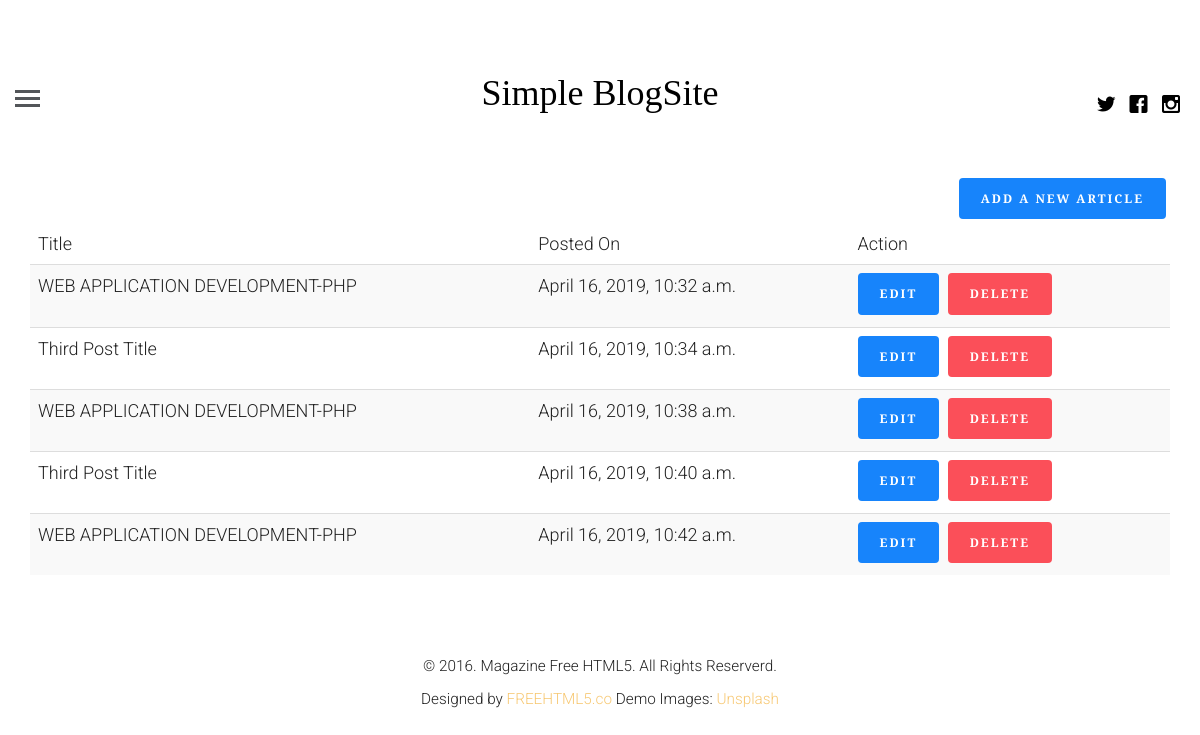
/profile/ (signed in), run on the app's committed database.
### blogapp/models.py (models this page shows, shortened)
class article(models.Model):
    article_author = models.ForeignKey(author, on_delete=models.CASCADE)
    title = models.CharField(max_length=200)
    body = models.TextField()
    image = models.FileField()
    posted_on = models.DateTimeField(auto_now=False, auto_now_add=True)
    updated_on = models.DateTimeField(auto_now=True, auto_now_add=False)
    category = models.ForeignKey(category, on_delete=models.CASCADE)

### blogapp/views.py (the view, shortened to what this page needs)
# urls.py: path('profile/', views.getProfile, name='profile'),
def getProfile(request):
    if request.user.is_authenticated:
        user = get_object_or_404(User, id=request.user.id)
        author_profile = author.objects.filter(name=user.id)
        if author_profile:
            authorUser = get_object_or_404(author, name=request.user.id)
            post = article.objects.filter(article_author=authorUser.id)
            return render(request, 'templates/logged_in_profile.html', {'post': post, 'user': authorUser})
    else:
        return redirect('login')

### templates/templates/logged_in_profile.html (shortened to what this page needs)
{% extends 'templates/master.html' %}
{% block content %}
    <div class="container">
        <a class="btn btn-info pull pull-right" href="{% url 'create' %}">Add a New Article</a>
        <table class="table table-striped">
            <thead>
            <tr>
                <td>Title</td>
                <td>Posted On</td>
                <td>Action</td>
            </tr>
            </thead>
            <tbody>
            {% for p in post %}
                <tr>
                    <td>{{ p.title }}</td>
                    <td>{{ p.posted_on }}</td>
                    <td>
                        <a class="btn btn-info" href="{% url 'update' pid=p.id %}"> Edit </a>
                        <a class="btn btn-danger" href="{% url 'delete' pid=p.id %}"> Delete </a>
                    </td>
                </tr>
            {% endfor %}
            </tbody>
        </table>
    </div>
{% endblock %}

### templates/templates/master.html (shortened to what this page needs)
{% load static %}
<!DOCTYPE html>
<html class="no-js">
<head>
    <link rel="stylesheet" href="{% static 'css/animate.css' %}">
    <link rel="stylesheet" href="{% static 'css/icomoon.css' %}">
    <link rel="stylesheet" href="{% static 'css/bootstrap.css' %}">
    <link rel="stylesheet" href="{% static 'css/style.css' %}">
</head>
<body>
<header id="fh5co-header">
    <div class="container-fluid">
        <div class="row">
            <a href="#" class="js-fh5co-nav-toggle fh5co-nav-toggle"><i></i></a>
            <ul class="fh5co-social">
                <li><a href="#"><i class="icon-twitter"></i></a></li>
                <li><a href="#"><i class="icon-facebook"></i></a></li>
                <li><a href="#"><i class="icon-instagram"></i></a></li>
            </ul>
            <div class="col-lg-12 col-md-12 text-center">
                <h1 id="fh5co-logo"><a href="{% url 'index' %}">Simple BlogSite</a></h1>
            </div>
        </div>
    </div>
</header>
<div class="container-fluid">
    <div class="row fh5co-post-entry">
        {% block content %}
        {% endblock %}
    </div>
</div>
<footer id="fh5co-footer">
    <p>
        <small>&copy; 2016. Magazine Free HTML5. All Rights Reserverd. <br> Designed by <a href="http://freehtml5.co"
                                                                                           target="_blank">FREEHTML5.co</a>
            Demo Images: <a href="http://unsplash.com/" target="_blank">Unsplash</a></small>
    </p>
</footer>

### static/css/icomoon.css (style rules this page uses)
[class^="icon-"], [class*=" icon-"] { font-family: 'icomoon' !important; speak: none; font-style: normal; font-weight: normal; font-variant: normal; text-transform: none; line-height: 1; -webkit-font-smoothing: antialiased; -moz-osx-font-smoothing: grayscale; }
.icon-facebook:before { content: "\ea67"; }
.icon-instagram:before { content: "\ea6f"; }
.icon-twitter:before { content: "\ea7c"; }

### static/css/style.css (style rules this page uses)
html { background: #fff; }
body { font-family: "Roboto", arial, sans-serif; font-size: 18px; font-weight: 300; line-height: 1.8; color: #222; background: #fff; }
a { color: #f7c873; -webkit-transition: 0.5s; -o-transition: 0.5s; transition: 0.5s; }
h1, h2, h3, h4, h5, h6 { font-family: "Playfair Display", times, serif; color: #000; }
p { margin-bottom: 30px; }
.btn { margin-right: 4px; margin-bottom: 4px; font-family: "Playfair Display", times, serif; font-size: 12px; letter-spacing: 2px; text-transform: uppercase; font-weight: 700; -webkit-border-radius: 4px; -moz-border-radius: 4px; -ms-border-radius: 4px; border-radius: 4px; -webkit-transition: 0.5s; -o-transition: 0.5s; transition: 0.5s; }
.btn-info { background: #1784fb; color: #fff; border: 2px solid #1784fb; }
.btn-danger { background: #fb4f59; color: #fff; border: 2px solid #fb4f59; }
#fh5co-header { padding: 3em 3em; float: left; width: 100%; }
@media screen and (max-width: 1200px) { #fh5co-header { padding-left: 15px; padding-right: 15px; } }
#fh5co-header .fh5co-nav-toggle { position: absolute; top: 4.2em; left: 3em; z-index: 99; }
@media screen and (max-width: 1200px) { #fh5co-header .fh5co-nav-toggle { top: 4em; left: 15px; } }
#fh5co-header .fh5co-social { position: absolute !important; right: 3em !important; top: 3.2em; z-index: 99; -webkit-transition: 0.5s; -o-transition: 0.5s; transition: 0.5s; }
@media screen and (max-width: 1200px) { #fh5co-header .fh5co-social { right: 15px !important; top: 3.2em; } }
#fh5co-header #fh5co-logo { text-align: center; }
#fh5co-header #fh5co-logo a { color: #000; }
.fh5co-social { padding: 0; margin: 30px 0 0 0; position: relative; }
.fh5co-social li { padding: 0; margin: 0; list-style: none; display: inline; }
.fh5co-social li a { font-size: 20px; padding: 4px; color: #000; }
#fh5co-footer { padding: 3em 0; text-align: center; }
.fh5co-nav-toggle { width: 25px; height: 25px; cursor: pointer; text-decoration: none; }
.fh5co-nav-toggle i { position: relative; display: -moz-inline-stack; display: inline-block; zoom: 1; *display: inline; width: 25px; height: 3px; color: #535659; font: bold 14px/.4 Helvetica; text-transform: uppercase; text-indent: -55px; background: #535659; transition: all .2s ease-out; }
.fh5co-nav-toggle i::before, .fh5co-nav-toggle i::after { content: ''; width: 25px; height: 3px; background: #535659; position: absolute; left: 0; -webkit-transition: 0.2s; -o-transition: 0.2s; transition: 0.2s; }
.fh5co-nav-toggle i::before { top: -7px; }
.fh5co-nav-toggle i::after { bottom: -7px; }
.fh5co-nav-toggle { position: absolute; top: 18px; left: 0; z-index: 21; padding: 6px 0 0 0; display: block; margin: 0 auto; display: block; height: 44px; width: 25px; border-bottom: none !important; }

### data on the page
article: title "WEB APPLICATION DEVELOPMENT-PHP", posted_on "April 16, 2019, 10:32 a.m."
article: title "Third Post Title", posted_on "April 16, 2019, 10:34 a.m."
article: title "WEB APPLICATION DEVELOPMENT-PHP", posted_on "April 16, 2019, 10:38 a.m."
article: title "Third Post Title", posted_on "April 16, 2019, 10:40 a.m."
article: title "WEB APPLICATION DEVELOPMENT-PHP", posted_on "April 16, 2019, 10:42 a.m."
